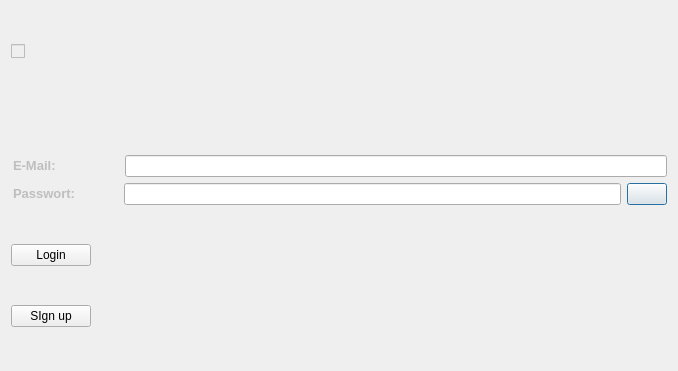
<?xml version="1.0" encoding="UTF-8"?>
<ui version="4.0">
 <class>LoginInterface</class>
 <widget class="QDialog" name="LoginInterface">
  <property name="geometry">
   <rect>
    <x>0</x>
    <y>0</y>
    <width>678</width>
    <height>371</height>
   </rect>
  </property>
  <property name="windowTitle">
   <string>LoginInterface</string>
  </property>
  <property name="styleSheet">
   <string notr="true"/>
  </property>
  <layout class="QVBoxLayout" name="verticalLayout_2">
   <item>
    <widget class="QCheckBox" name="testConnection">
     <property name="enabled">
      <bool>false</bool>
     </property>
     <property name="text">
      <string/>
     </property>
    </widget>
   </item>
   <item>
    <widget class="QLabel" name="Error_connection">
     <property name="sizePolicy">
      <sizepolicy hsizetype="Minimum" vsizetype="Maximum">
       <horstretch>0</horstretch>
       <verstretch>0</verstretch>
      </sizepolicy>
     </property>
     <property name="font">
      <font>
       <family>SimSun</family>
       <pointsize>10</pointsize>
       <weight>75</weight>
       <bold>true</bold>
      </font>
     </property>
     <property name="text">
      <string/>
     </property>
    </widget>
   </item>
   <item>
    <layout class="QVBoxLayout" name="verticalLayout">
     <item>
      <layout class="QHBoxLayout" name="horizontalLayout" stretch="10,50">
       <item>
        <widget class="QLineEdit" name="lineEdit">
         <property name="enabled">
          <bool>false</bool>
         </property>
         <property name="font">
          <font>
           <pointsize>10</pointsize>
           <weight>75</weight>
           <bold>true</bold>
          </font>
         </property>
         <property name="text">
          <string>E-Mail:</string>
         </property>
         <property name="frame">
          <bool>false</bool>
         </property>
        </widget>
       </item>
       <item>
        <widget class="QLineEdit" name="email_text"/>
       </item>
      </layout>
     </item>
     <item>
      <layout class="QHBoxLayout" name="horizontalLayout_2" stretch="15,70,0">
       <item>
        <widget class="QLineEdit" name="lineEdit_2">
         <property name="enabled">
          <bool>false</bool>
         </property>
         <property name="font">
          <font>
           <pointsize>10</pointsize>
           <weight>75</weight>
           <bold>true</bold>
          </font>
         </property>
         <property name="text">
          <string>Passwort:</string>
         </property>
         <property name="frame">
          <bool>false</bool>
         </property>
        </widget>
       </item>
       <item>
        <widget class="QLineEdit" name="passText">
         <property name="echoMode">
          <enum>QLineEdit::Password</enum>
         </property>
        </widget>
       </item>
       <item>
        <widget class="QPushButton" name="visiblepass">
         <property name="enabled">
          <bool>true</bool>
         </property>
         <property name="styleSheet">
          <string notr="true">image: url(:/imag/visible.png);</string>
         </property>
         <property name="text">
          <string/>
         </property>
        </widget>
       </item>
      </layout>
     </item>
    </layout>
   </item>
   <item>
    <widget class="QPushButton" name="Login_button">
     <property name="sizePolicy">
      <sizepolicy hsizetype="Maximum" vsizetype="Fixed">
       <horstretch>0</horstretch>
       <verstretch>0</verstretch>
      </sizepolicy>
     </property>
     <property name="text">
      <string>Login</string>
     </property>
    </widget>
   </item>
   <item>
    <widget class="QPushButton" name="createbutton">
     <property name="sizePolicy">
      <sizepolicy hsizetype="Maximum" vsizetype="Fixed">
       <horstretch>0</horstretch>
       <verstretch>0</verstretch>
      </sizepolicy>
     </property>
     <property name="text">
      <string>SIgn up</string>
     </property>
    </widget>
   </item>
  </layout>
 </widget>
 <resources/>
 <connections/>
</ui>
